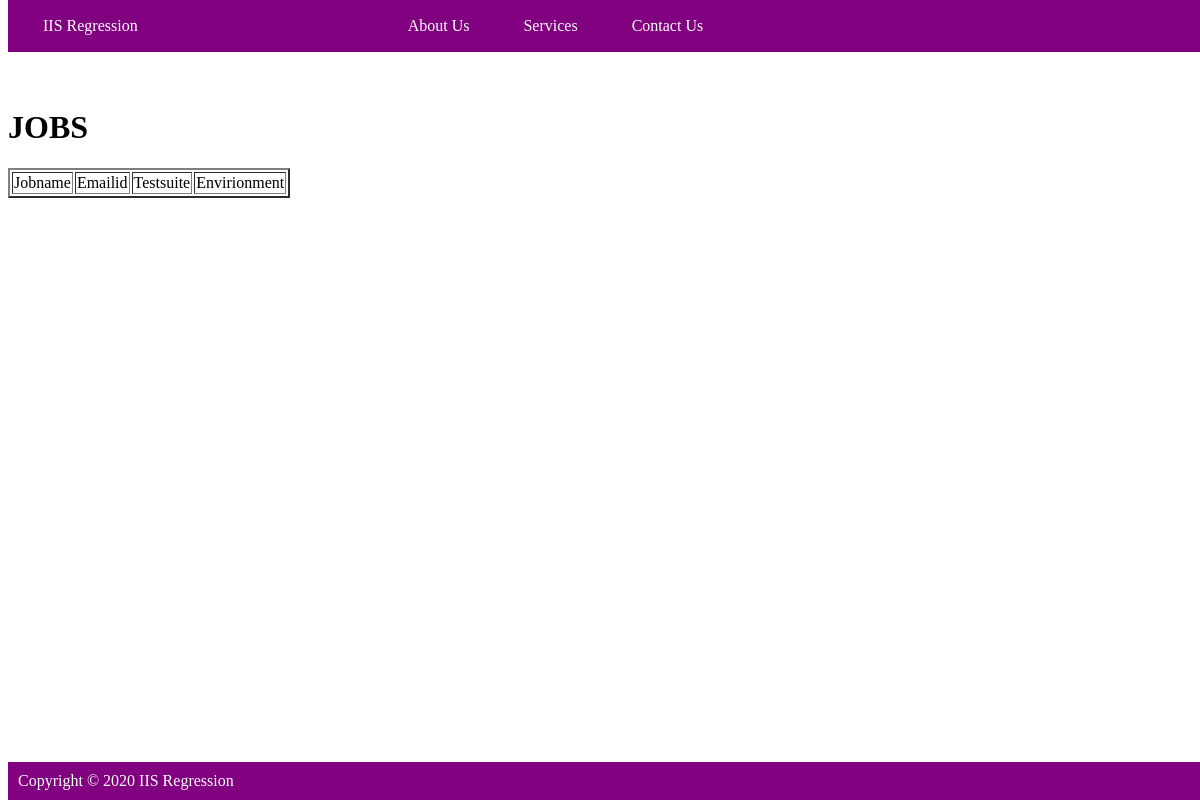
The app's page /userList, older data.
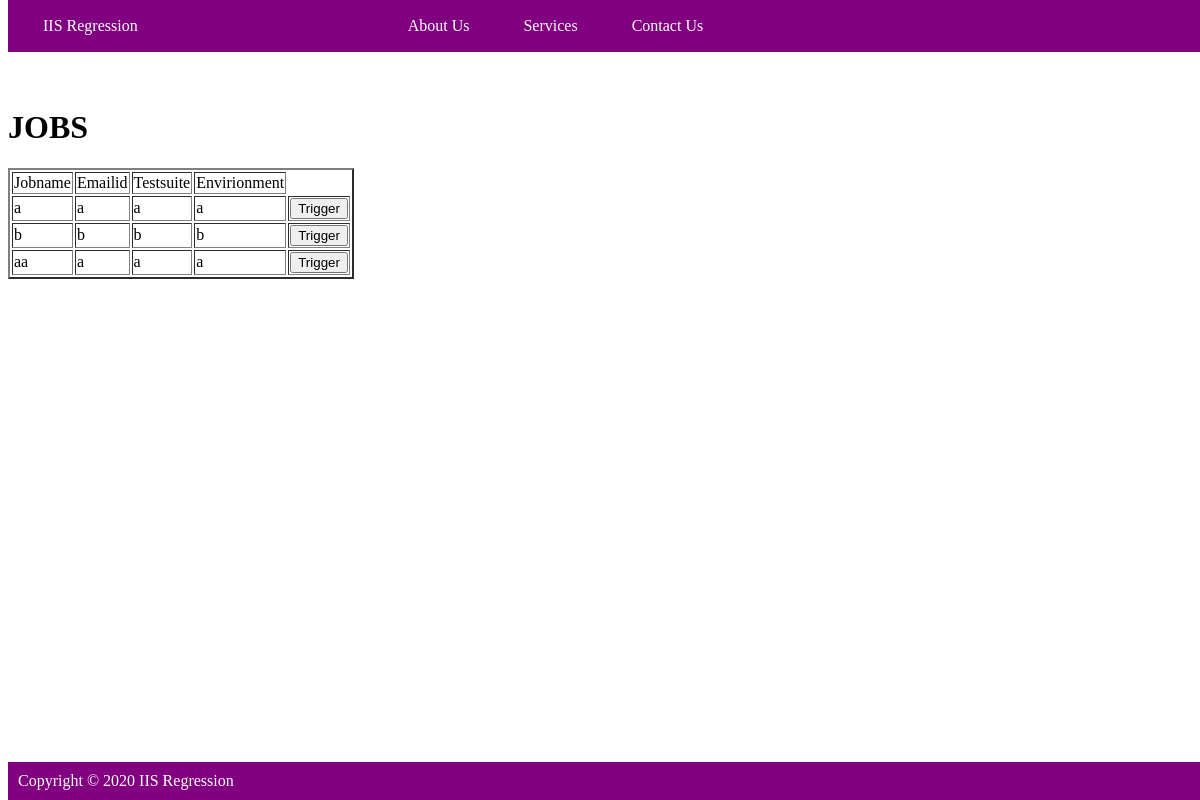
The same page, newer data.
### IIS_APP/models.py (models this page shows)
class CreateTestsuite(models.Model):
    Testsuites = (
        ('s5reg', 's5reg'),
        ('paralletestsuite1', 'paralletestsuite1'),
        ('paralletestsuite2', 'paralletestsuite2'),
        ('paralletestsuite3', 'paralletestsuite3'),
        ('paralletestsuite4', 'paralletestsuite4'),
        ('paralletestsuite5', 'paralletestsuite5'),
        ('Fullregtestsuite', 'Fullregtestsuite'),
    )
    Envirionment = (
        ('FT1', 'FT1'),
        ('FT2', 'FT2'),
        ('FT3', 'FT3'),
        ('SIT', 'SIT'),
        ('UAT', 'UAT'),
    )
    jobname = models.CharField(max_length=100)
    emailid = models.CharField(max_length=100)
    Testsuite = models.CharField(max_length=100, choices=Testsuites, default='Fullregtestsuite')
    envirionment = models.CharField(max_length=100, choices=Envirionment, default='FT1')

### IIS_APP/views.py (the view)
# urls.py: path('userList',views.userList.as_view(), name="userList"),
class userList(ListView):
    model = CreateTestsuite
    template_name = "user_data.html"
    context_object_name = "alldata"

### IIS_APP/templates/user_data.html (shortened to what this page needs)
{% extends "createjob.html" %}
{% block content %}
 <h1>JOBS</h1>
<table border="2">
  <thead>
  <td>Jobname</td>
  <td>Emailid</td>
  <td>Testsuite</td>
  <td>Envirionment</td>
  </thead>
{% for user in alldata %}
  <tbody>
  <tr>
    <td>{{user.jobname}}</td>
    <td>{{user.emailid}}</td>
    <td>{{user.Testsuite}}</td>
    <td>{{user.envirionment}}</td>
    <form method="get" action="signin">
    <td><button>Trigger</button></td>
    </form>
    {% endfor %}
    {% endblock %}

Row changes from the older to the newer data that the page shows:
added CreateTestsuite: jobname "a", emailid "a", Testsuite "a", envirionment "a"
added CreateTestsuite: jobname "b", emailid "b", Testsuite "b", envirionment "b"
added CreateTestsuite: jobname "aa", emailid "a", Testsuite "a", envirionment "a"
